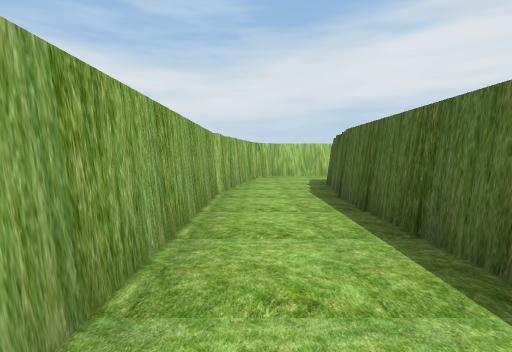
[1] (above)

19 first-person views from a walk through a Unity game level. The camera is 1.2 m above the floor, tilts 4° down and sees 85° across. The floor is counted in squares, 2 m on a side. Each view is taken from the middle of a square. On the plan, view 1 faces up. The plan holds only what a view shows up to about 9 squares ahead; the rest is blank. Some surface patterns are stand-ins.

[2]
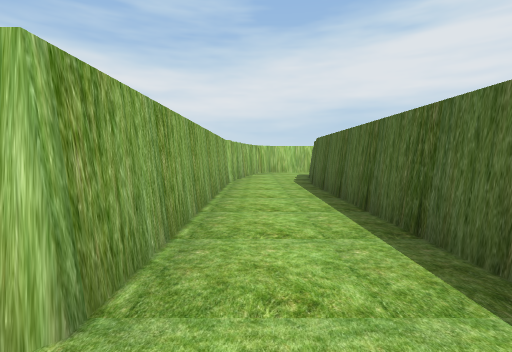

[3]
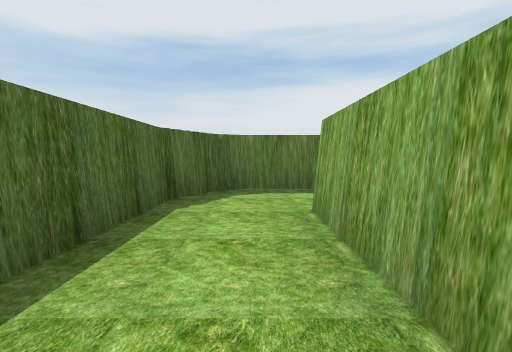

[4]
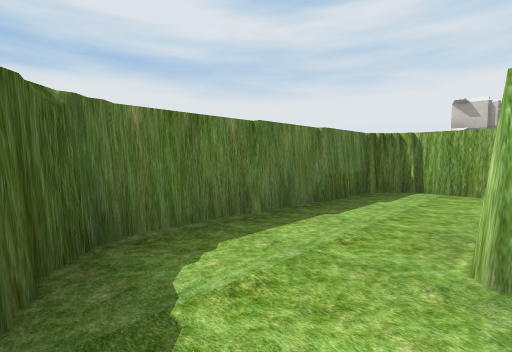

[5]
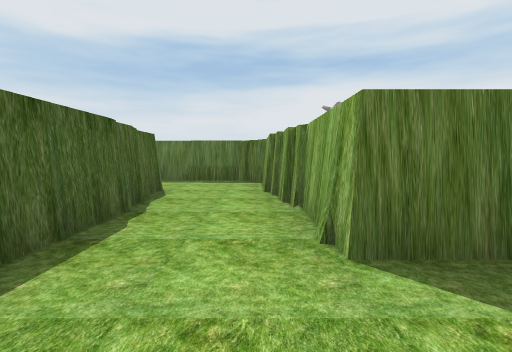

[6]
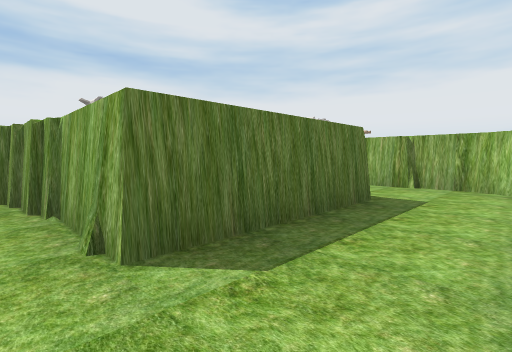

[7]
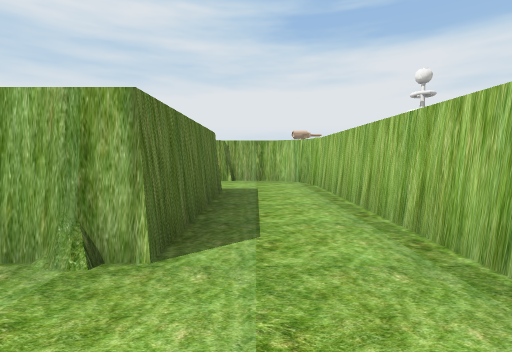

[8]
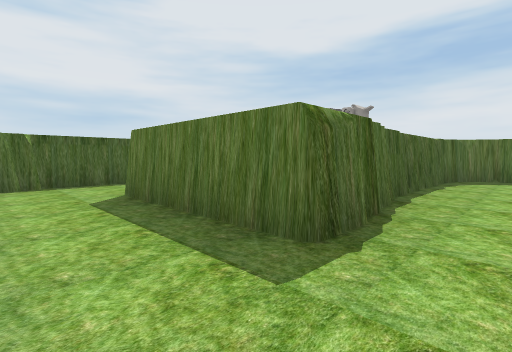

[9]
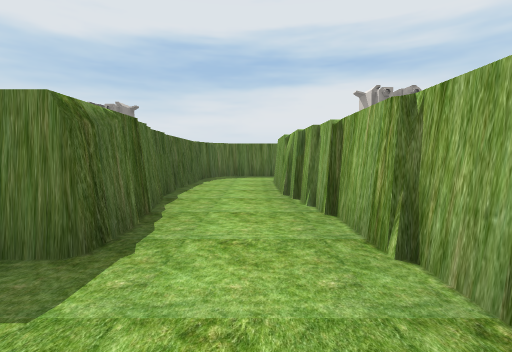

[10]
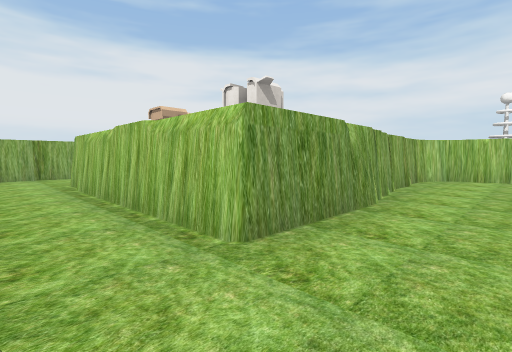

[11]
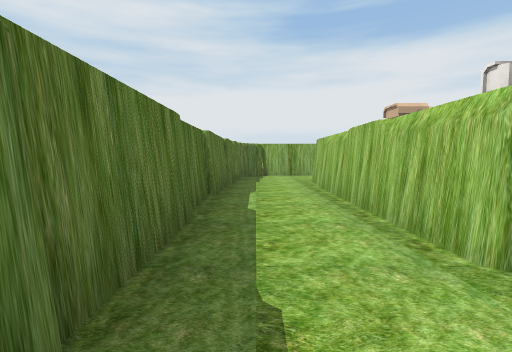

[12]
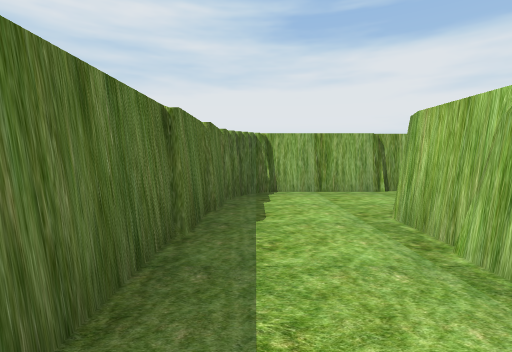

[13]
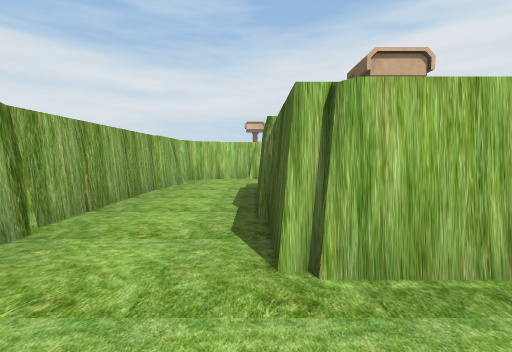

[14]
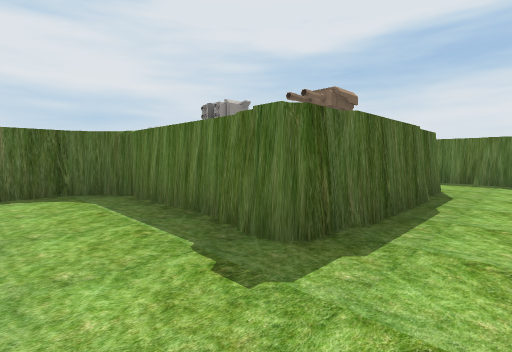

[15]
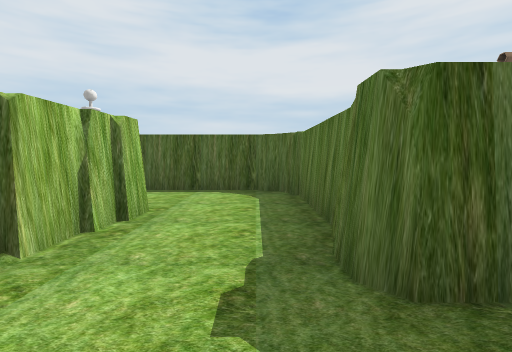

[16]
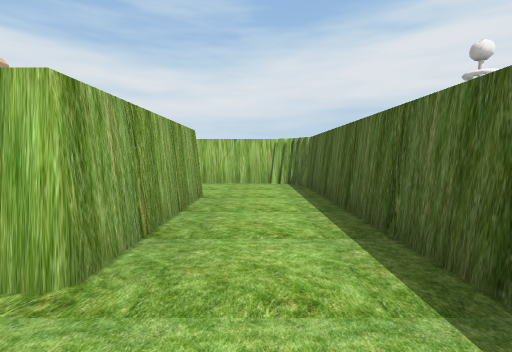

[17]
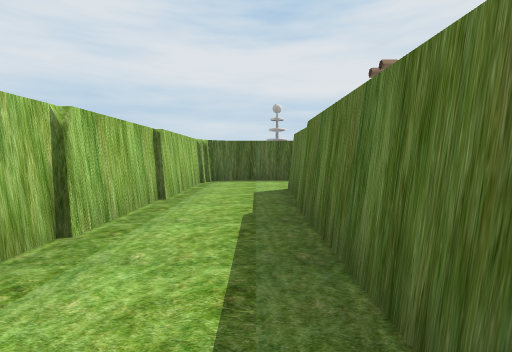

[18]
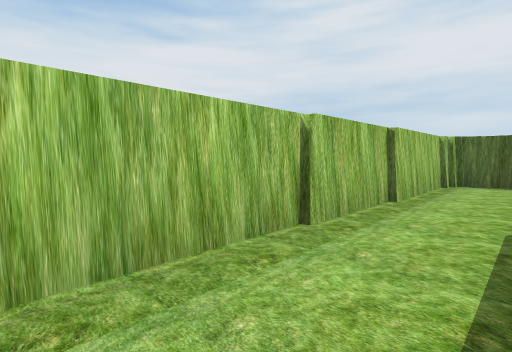

[19]
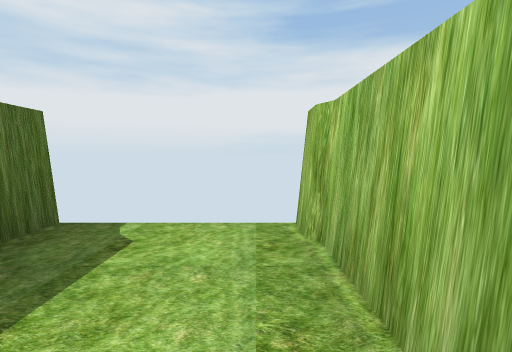

### Floor plan
Points are (right, up) in squares from view 1. A wall is a line through its corners. A room is listed if a view was taken in it or the views show most of it. See-through windows are left out.
Room 1 (views 1, 2, 3, 4)
walls: (1.4, 4.6) (1.6, 5.8); (1.5, 5) (1.5, 6.1); (-0.7, 5.4) (-0.7, -1.1); (0.9, -2.4) (1.4, -1.8); (-0.2, 6.9) (-0.5, 6.5) (-0.5, 5.4); (-0.1, 7) (-0.3, 6.5); (-2.6, -3.2) (0.3, -3.2) (1.3, -2.3) (1.3, 4.7)
ways out: opening at (-1.5, -2) to room 2; opening at (1, 6)
Room 2 (views 5, 6, 7, 8, 9)
walls: (-4.4, 4.3) (-9.2, 4.3); (-4.4, 0.4) (-4.4, -0.5); (-4.2, -0.4) (-4.2, -2.7); (-7.9, 0.9) (-7.9, 2.4) (-4.6, 2.4) (-4.6, -0.4); (-2.5, 0.1) (-2.5, 3.6); (-8.8, 4.2) (-9.3, 4.2) (-10, 3.6) (-10, 0.5); (-9.6, 3.8) (-10, 3.3); (-2.2, -1.1) (-2.2, 0); (-9.8, 1.1) (-9.8, 0); (-4, -2.3) (-4, -3) (-2.1, -3); (-3.8, -3.2) (-2.6, -3.2)
ways out: opening at (-1.5, -2) to room 1; opening at (-9, 1) to room 3
Room 3 (views 10, 11, 12, 13)
walls: (-10.9, -2.6) (-12.5, -2.8); (-8.8, -4.5) (-8.2, -4.5) (-7.5, -3.8) (-7.5, 0.4); (-9.5, 0.1) (-9.5, -2.7) (-14.8, -2.7); (-7.7, 0.1) (-7.7, 0.8); (-15.2, -4.7) (-8.3, -4.7); (-16.2, -4.5) (-14, -4.5); (-16.6, -3.8) (-16.6, -4.4); (-16.8, -2.6) (-16.8, -4.1)
ways out: opening at (-9, 1) to room 2; opening at (-16, -2) to room 4
Room 4 (views 14, 15, 16)
walls: (-14.8, 1.3) (-11.2, 1.3); (-15, 0.7) (-14.8, 1.5) (-14.2, 1.5); (-15, 3.6) (-16.4, 3.6) (-16.8, 2.4); (-15.8, 3.5) (-16.5, 3.3); (-16.1, 3.6) (-16.8, 2.9) (-16.8, -2.6); (-13.6, 3.4) (-16.5, 3.4); (-16.2, 3.6) (-16.8, 2.5); (-12.9, 3.2) (-13.9, 3.2); (-11.7, 1.1) (-10.9, 1.9); (-10.9, 1.6) (-10.9, 3.6); (-14.8, -2.7) (-14.8, 1.5)
ways out: opening at (-16, -2) to room 3; opening at (-12, 4) to room 5
Room 5 (views 17, 18, 19)
walls: (-11.4, 8.3) (-14.1, 8.3); (-11.5, 8.5) (-18.5, 8.5); (-11.1, 7.6) (-11.1, 8.1); (-17.5, 6.5) (-12.9, 6.5) (-12.9, 3.2); (-18.5, 6.2) (-17.9, 6.2); (-10.9, 3.6) (-10.9, 8.1)
ways out: opening at (-12, 4) to room 4

Positions as (right, up) in squares from view 1, and headings:
1: (0, 0), facing up
2: (0, -2), facing up
3: (0, 2), facing down
4: (1, -1), facing down-left
5: (-4, 4), facing down
6: (-4, 4), facing down-left
7: (-3, 3), facing left
8: (-9, 4), facing down-right
9: (-9, 4), facing down
10: (-8, -4), facing up-left
11: (-8, -4), facing left
12: (-12, -4), facing left
13: (-15, -4), facing up
14: (-16, 3), facing down-right
15: (-16, 2), facing right
16: (-12, 2), facing up
17: (-18, 7), facing right
18: (-18, 7), facing up-right
19: (-16, 8), facing left
